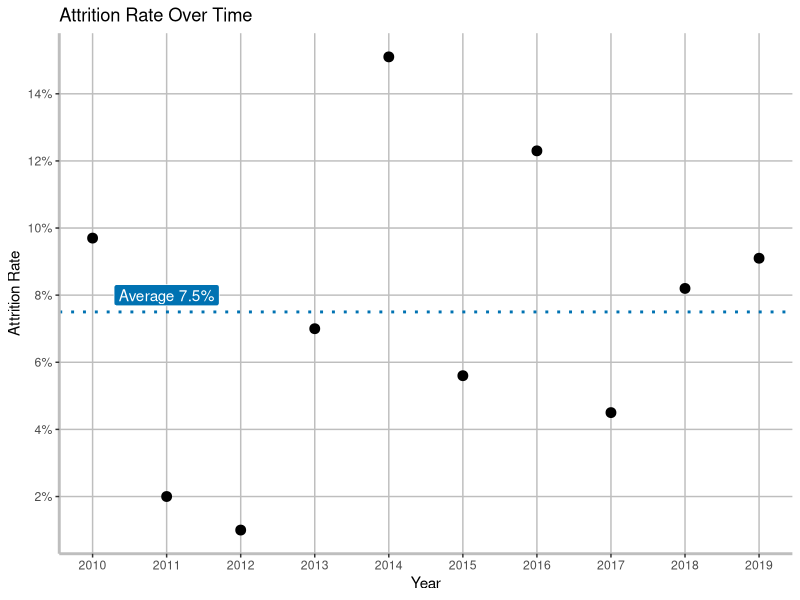
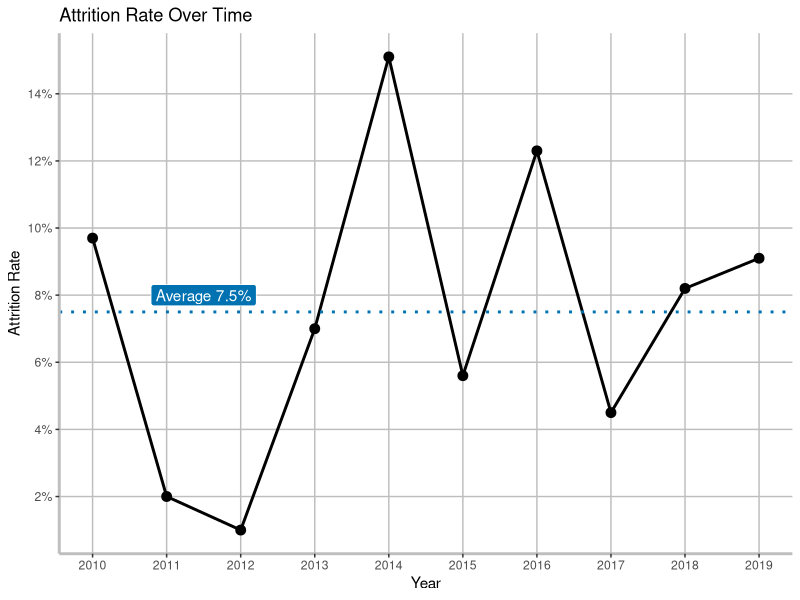
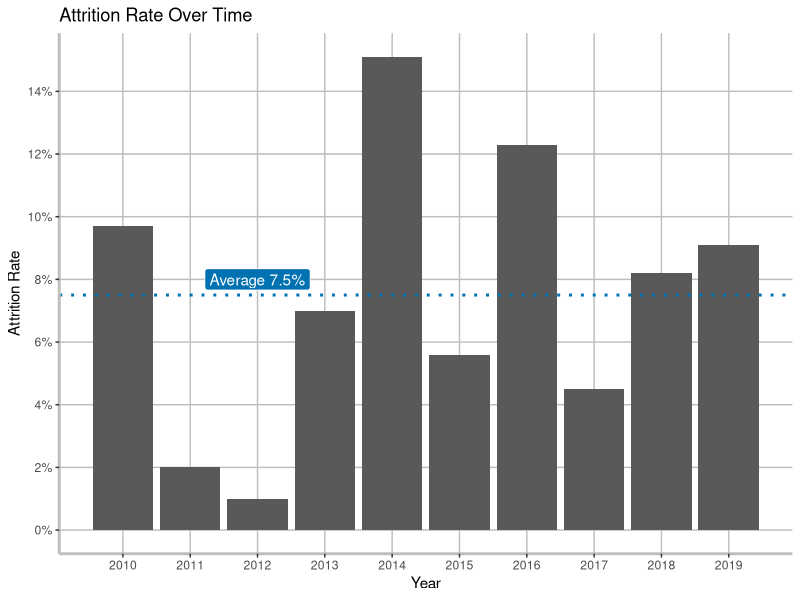
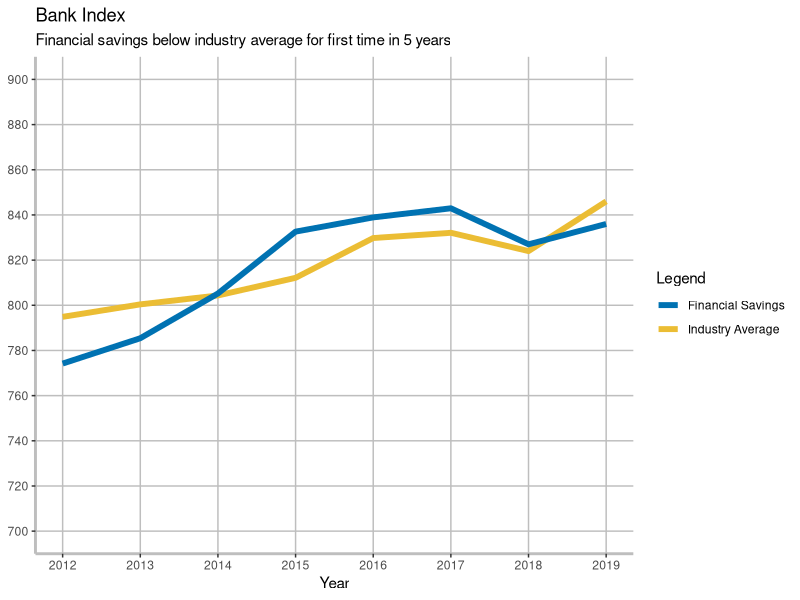

These charts were generated, in order, by the following R code:
# David Gibson
# CSCI 4905
# HW5

library(ggplot2)
library(scales)

###### Question 1
library(readxl)
Data1 <- read_excel("./HW5_D1.xlsx")

p <- ggplot(Data1, aes(x = Year, y = `Attrition Rate`))

p + geom_point(size = 3) +
  geom_hline(aes(yintercept=Avg),
            color = "#0072B2", 
            linetype = "dotted", 
            size = 1) +
  geom_label(aes(x = 2010, y = Avg, label = "Average 7.5%"),
            nudge_x = 1,
            nudge_y = 0.005,
            color = "white", fill = "#0072B2") +
  scale_x_continuous(breaks = seq(2010, 2020, 1)) +
  scale_y_continuous(breaks = seq(0, 0.16, 0.02),
                     labels = percent) +
  theme(axis.line = element_line(color = "grey",
                                 size = 1,
                                 linetype = "solid"),
        panel.background = element_rect(fill = "white"),
        panel.grid.major = element_line(colour = "grey")) +
  ggtitle("Attrition Rate Over Time")

p + geom_line(size = 1) +
  geom_point(size = 3) +
  geom_hline(aes(yintercept=Avg),
             color = "#0072B2", 
             linetype = "dotted", 
             size = 1) +
  geom_label(aes(x = 2010, y = Avg, label = "Average 7.5%"),
             nudge_x = 1.5,
             nudge_y = 0.005,
             color = "white", fill = "#0072B2") +
  scale_x_continuous(breaks = seq(2010, 2020, 1)) +
  scale_y_continuous(breaks = seq(0, 0.16, 0.02),
                     labels = percent) +
  theme(axis.line = element_line(color = "grey",
                                 size = 1,
                                 linetype = "solid"),
        panel.background = element_rect(fill = "white"),
        panel.grid.major = element_line(colour = "grey")) +
  ggtitle("Attrition Rate Over Time")

p + geom_bar(stat="identity") +
  geom_hline(aes(yintercept=Avg),
             color = "#0072B2", 
             linetype = "dotted", 
             size = 1) +
  geom_label(aes(x = 2010, y = Avg, label = "Average 7.5%"),
             nudge_x = 2,
             nudge_y = 0.005,
             color = "white", fill = "#0072B2") +
  scale_x_continuous(breaks = seq(2010, 2020, 1)) +
  scale_y_continuous(breaks = seq(0, 0.16, 0.02),
                     labels = percent) +
  theme(axis.line = element_line(color = "grey",
                                 size = 1,
                                 linetype = "solid"),
        panel.background = element_rect(fill = "white"),
        panel.grid.major = element_line(colour = "grey")) +
  ggtitle("Attrition Rate Over Time")


###### Question 2
Data2 <- read_excel("./HW5_D2.xlsx")

colors <- c("Industry Average"="#ebbd34", "Financial Savings"="#0072B2")

ggplot(Data2, aes(x = Year)) +
  geom_line(aes(y = `Industry Average`, color = "Industry Average"), 
            size = 2) +
            #color = "#ebbd34") +
  geom_line(aes(y = `Financial Savings`, color = "Financial Savings"),
            size = 2) +
            #color = "#0072B2") +
  scale_x_continuous(breaks = seq(2012, 2019, 1),
                     limits = c(2012, 2019)) +
  scale_y_continuous(breaks = seq(700, 900, 20), 
                     limits = c(700, 900)) +
  theme(axis.line = element_line(color = "grey",
                                 size = 1,
                                 linetype = "solid"),
        panel.background = element_rect(fill = "white"),
        panel.grid.major = element_line(colour = "grey")) +
  labs(y = NULL, 
       title = "Bank Index", 
       subtitle = "Financial savings below industry average for first time in 5 years",
       color = "Legend") +
  scale_color_manual(values = colors)


######################
# Clear environment
rm(list = ls())

# Clear packages
detach("package:datasets", unload = TRUE) # For base

# Clear plots
dev.off() # But only if there IS a plot

# Clear console
cat("\014") # ctrl+L
